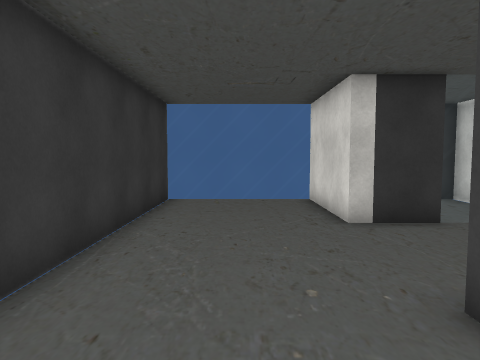
view 1 (above)

12 first-person views from a walk through a 3-D level made in the Unity game engine. The camera is 1.5 m above the floor, tilts 4° down and sees 70° across. The floor is counted in squares, 1 m on a side. Each view is taken from the middle of a square. On the plan, view 1 faces up. The plan holds only what a view shows up to about 16 squares ahead; the rest is blank. The player character is not drawn. Some animated figures are not drawn. Some surface patterns are stand-ins.

view 2
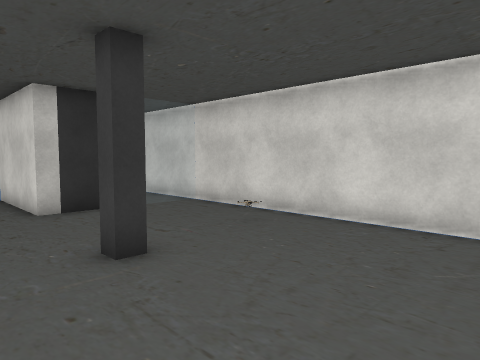

view 3
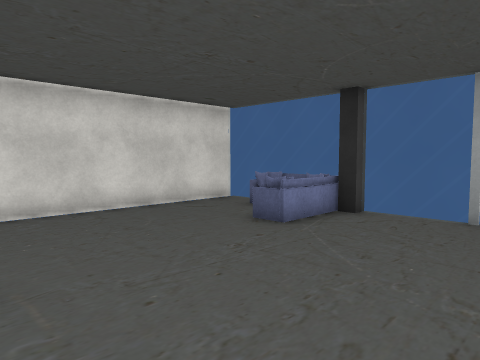

view 4
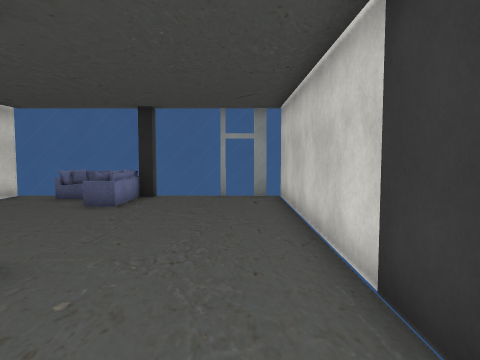

view 5
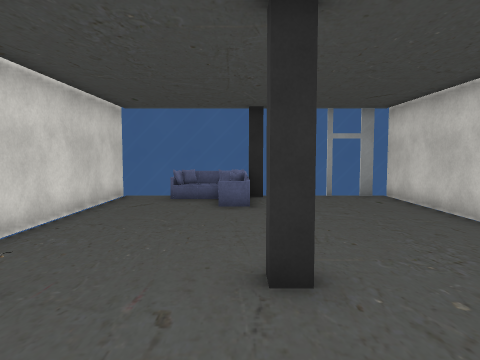

view 6
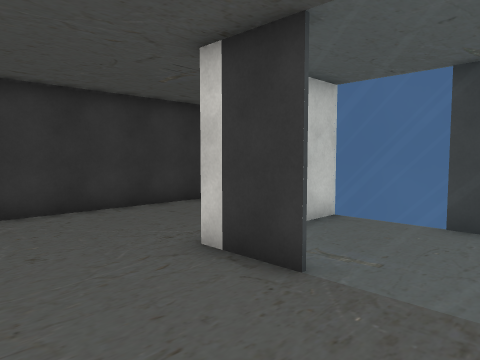

view 7
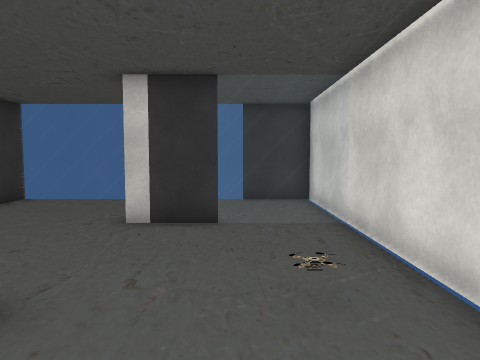

view 8
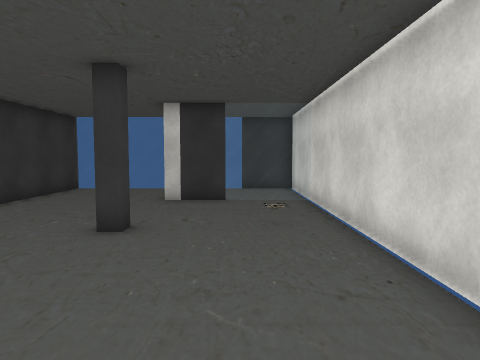

view 9
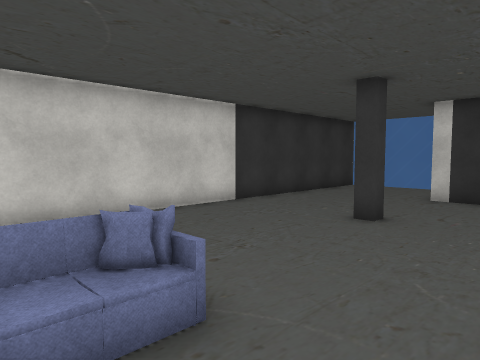

view 10
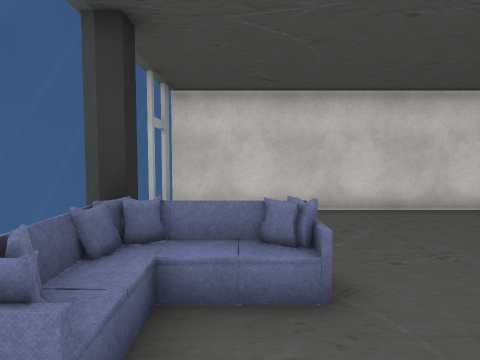

view 11
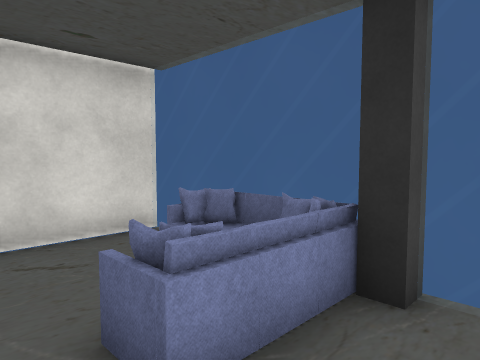

view 12
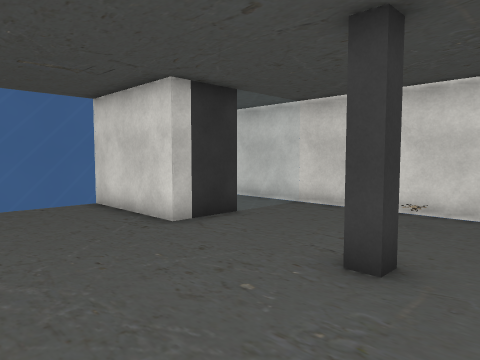

### Floor plan
Key: @ floor where view 1 was taken; # wall or solid block; . floor; = window, fence, low wall or low ledge; S sofa; O other object.
Columns run from 3 left of view 1 to 8 right of it. Each row starts with its distance up from view 1.
 12 #========##
 11 #.....#...#
 10 #.....#...##
  9 #.....#...##
  8 #.....##===#
  7 #..........#
  6 #..........#
  5 #..........#
  4 #..........#
  3 #..........#
  2 #..........#
  1 #..........#
  0 #..@.......#
 -1 #..........#
 -2 #..........#
 -3 #.....S....#
 -4 #.....O....#
 -5 #.....=O=..#
 -6 #==========#

Where each view was taken, in squares from view 1:
view 1: 0 up, 0 right, facing up
view 2: 2 down, 0 right, facing up-right
view 3: 3 up, 2 left, facing down-right
view 4: 7 up, 1 left, facing down
view 5: 7 up, 3 right, facing down
view 6: 4 up, 7 right, facing up-left
view 7: 0 up, 5 right, facing up
view 8: 4 down, 5 right, facing up
view 9: 5 down, 6 right, facing up-left
view 10: 4 down, 7 right, facing left
view 11: 2 down, 1 right, facing down-right
view 12: 1 up, 2 left, facing up-right
